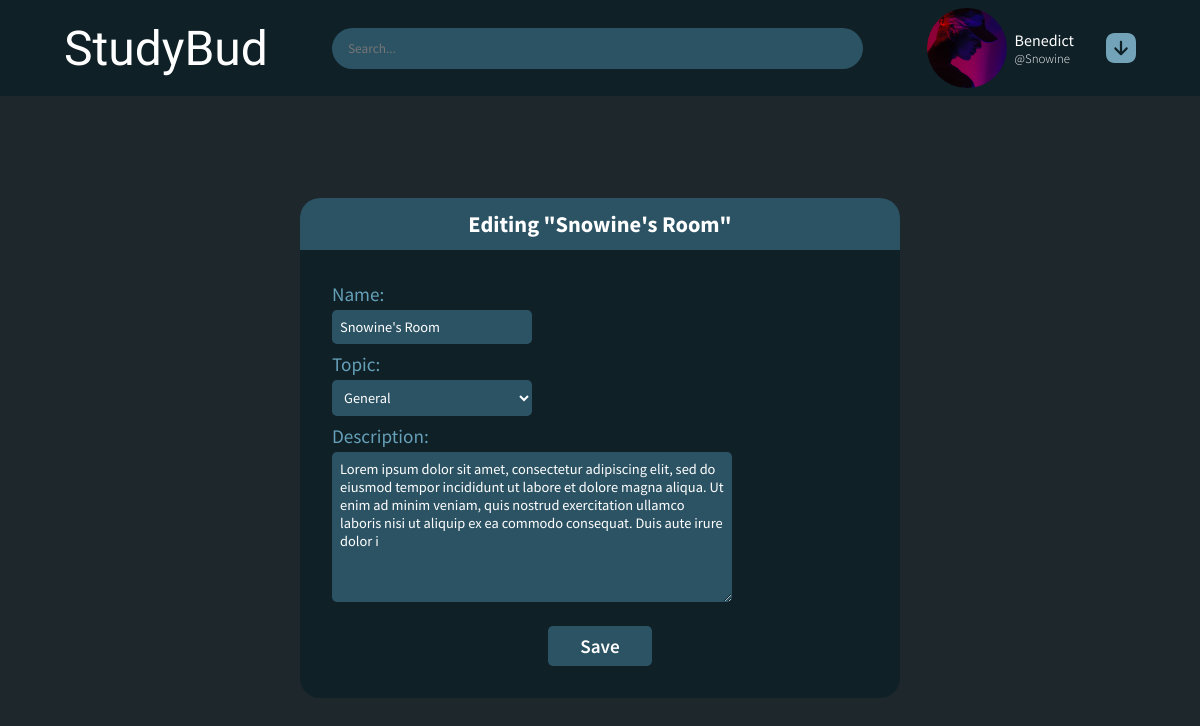
Screenshot of /edit-room/17e6f7d5c1d349a0947a214fb9ea157c (signed in) with the database file from the repository.
### Studybud/models.py (models this page shows, shortened)
class User(AbstractUser):
    username = models.CharField(max_length=100)
    email = models.EmailField(('Email address'), unique=True)
    first_name = models.CharField(max_length=100)
    last_name = models.CharField(max_length=150)
    bio = models.TextField(max_length=255, blank=True)
    followers = models.ManyToManyField('User', related_name='Followers', blank=True)
    following = models.ManyToManyField('User', related_name='Following', blank=True)
    profile_picture = models.ImageField(default='avatar.png', blank=True, upload_to='profilePictures')
    USERNAME_FIELD = 'email'
    REQUIRED_FIELDS = ['username']

class Room(models.Model):
    id = models.UUIDField(primary_key=True, editable=False, default=uuid4)
    name = models.CharField(max_length=100)
    host = models.ForeignKey(User, on_delete=models.SET_NULL, null=True)
    topic = models.ForeignKey('Topic', on_delete=models.SET_NULL, null=True)
    description = models.TextField(max_length=255, blank=True)
    participants = models.ManyToManyField(User, related_name='participants', blank=True)
    created = models.DateTimeField(auto_now_add=True, editable=False)
    updated = models.DateTimeField(auto_now=True)
    class Meta():
        ordering = ['created', 'updated']

### Studybud/views.py (the view)
# urls.py: path('edit-room/<str:id>', views.editRoom, name='edit-room'),
@login_required(login_url='login')
def editRoom(request, id):
    room = Room.objects.get(id=id)
    form = RoomForm(instance=room)
    if request.user != room.host:
        return redirect('room', room.id)
    if request.method == 'POST':
        form = RoomForm(request.POST, instance=room)
        if form.is_valid():
            newroom = form.save()
            return redirect('room', newroom.id)
    context = {
        'form': form,
        'room': room,
    }
    return render(request, 'Base/edit-room.html', context)

### Studybud/forms.py
class RoomForm(forms.ModelForm):
    class Meta():
        model = Room
        fields = '__all__'
        exclude = ['participants', 'host']

### Studybud/models.py (called while the page is built)
    def __str__(self):
        return self.name

### templates/Base/edit-room.html (shortened to what this page needs)
{% extends 'layout.html' %}
{% load static %}
{% block style %}
    <link rel="stylesheet" href="{% static 'styles/edit-room.css' %}">
{% endblock %}
{% block content %}
        <main>
            <div class="container">
                <div class="heading">
                    <h3>Editing "{{room.name}}"</h3>
                </div>
                <div class="roomDesc">
                    <form action="" method="post">
                        <div id="name">
                            <label for="name">Name: </label>
                            {{form.name}}
                        </div>
                        <div id="Topic">
                            <label for="topic">Topic: </label>
                            {{form.topic}}
                        </div>
                        <div id="desc">
                            <label for="description">Description: </label>
                            {{form.description}}
                        </div>
                        <button type="submit">Save</button>
                    </form>
                </div>
            </div>
        </main>
{% endblock %}

### templates/nav.html (shortened to what this page needs)
{% load static %}
    <nav>
        <a id="logo" href="{% url 'index' %}"">StudyBud</a>
        <form id="search" action="" method="get">
            <input type="text" name="q" placeholder="Search..." id="searchInput">
        </form>
        <div id="user">
            {% if not request.user.is_authenticated %}
            <div class="userProfile">
                <div class="avatarContainer">
                    <img src="{% static 'images/avatar.png' %}" alt="user avatar" id="userAvatar" />
                </div>
                <a href="{% url 'login' %}">Login</a>
            </div>
            {% else %}
            <div class="userProfile">
                <div class="avatarContainer">
                    <img src="{{request.user.profile_picture.url}}" alt="user avatar" id="userAvatar" />
                </div>
                <div class="userDetails">
                    <span class="username">{{request.user.first_name}}</>
                    <a href="{% url 'profile' request.user.username %}" class="userTag">@{{request.user.username}}</a>
                </div>
            </div>
            <img src="{% static 'images/drop-down.svg' %}" id="dropdown" alt="dropdown button">
            {% endif %}
        </div>
    </nav>

### Studybud/static/styles/nav.css (style rules this page uses)
nav { display: flex; background-color: var(--mainColor); color: white; padding: 8px 64px; justify-content: space-evenly; gap: 32px; align-items: center; position: relative; }
#search { flex-basis: 600px; }
#searchInput { outline: none; padding: 12px 16px; border-radius: 50px; width: 100%; border: none; background-color: var(--tertiaryColor); transition: outline 3s; color: white; }
#user { display: flex; align-items: center; gap: 32px; }
#user a { text-decoration: none; color: white; font-size: 1.1rem; }
#user img[id='dropdown'] { width: 30px; cursor: pointer; transition: all 0.3s; }
#userAvatar { width: 100%; height: 100%; object-fit: cover; object-position: center; border-radius: 50%; }
.avatarContainer { width: 80px; height: 80px; overflow: hidden; }
#logo { font-family: 'Mouse Memoirs', sans-serif; font-size: 48px; text-decoration: none; color: white; }
.userProfile { display: flex; align-items: center; gap: 8px; }
.username { font-weight: 400; }
.userTag { font-weight: 300; cursor: pointer; display: block; font-size: .8rem !important; }
.userDetails { display: flex; flex-direction: column; }

### Studybud/static/styles/general.css (style rules this page uses)
* { box-sizing: border-box; padding: 0; margin: 0; font-family: 'Source Sans Pro', sans-serif; }
body { background-color: var(--bgColor); }
a { color: white; text-decoration: none; cursor: pointer; }
:root { --mainColor: #0F2027; --bgColor: #1E272C; --secondaryColor: #112751; --tertiaryColor: #2C5364; }

### Studybud/static/styles/edit-room.css (style rules this page uses)
main { display: grid; place-items: center; height: 100%; }
body { display: flex; flex-direction: column; height: 100vh !important; }
.container { background-color: var(--mainColor); color: white; min-width: 600px; min-height: 500px; display: flex; flex-direction: column; gap: 32px; border-radius: 20px; overflow: hidden; }
.container > .heading { font-size: 1.2rem; padding: 12px 0; background-color: var(--tertiaryColor); width: 100%; text-align: center; }
form { padding: 0 32px; display: flex; flex-direction: column; gap: 8px; }
form > div { display: flex; gap: 4px; flex-direction: column; }
form > div > label { font-size: 1.2rem; color: #66a0b9; }
form > div > input[type=text], form textarea, form select { padding: 8px; max-width: 200px; background-color: var(--tertiaryColor); color: white; outline: none; border: none; border-radius: 5px; font-size: .9rem; }
textarea { max-width: 400px; min-width: 400px; min-height: 150px; max-height: 150px; }
button[type=submit] { max-width: max-content; padding: 8px 32px; background-color: var(--tertiaryColor); outline: none; border: none; border-radius: 5px; color: white; font-weight: 600; font-size: 1.2rem; margin: 16px auto; transition: all 0.3s; }

### rows the page displays
User: user.profile_picture (picture), user.first_name "Benedict", user.username "Snowine"
Room: name "Snowine's Room", topic "General", description "Lorem ipsum dolor sit amet, consectetur adipiscing elit, sed do eiusmod tempor incididunt ut labore et dolore magna aliqua. Ut enim ad minim veniam, quis nostrud exercitation ullamco laboris nisi ut aliquip ex ea commodo consequat. Duis aute irure dolor i"
